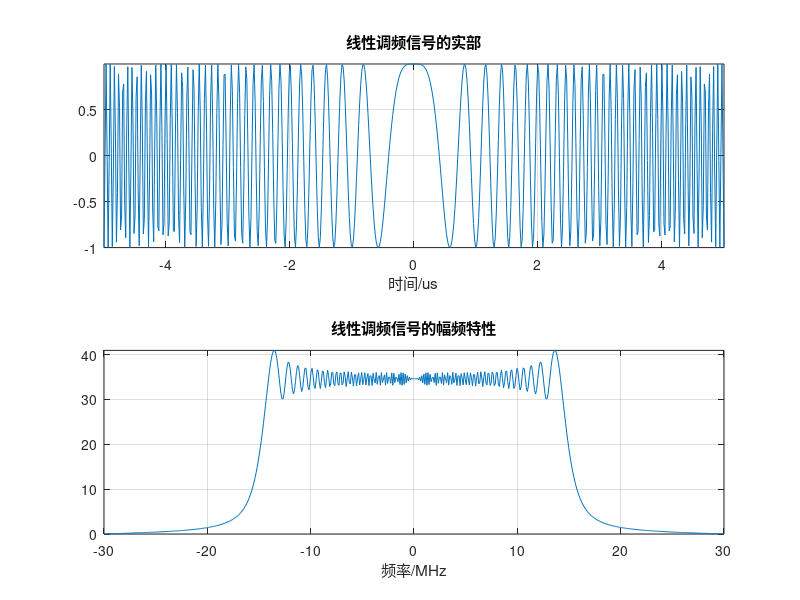

MATLAB code to generate this figure:
%%线性调频信号
clear all;
close all;
T=10e-6;                                  %p脉冲持续时间10us
B=30e6;                                   %线性调频信号的频带宽度30MHz
K=B/T;                                      %调频斜率
Fs=2*B;Ts=1/Fs;                      %采样频率和采样间隔
N=T/Ts;
t=linspace(-T/2,T/2,N);
St=exp(j*pi*K*t.^2);                    %线性调频信号
subplot(211)
plot(t*1e6,real(St));
xlabel('时间/us');
title('线性调频信号的实部');
grid on;axis tight;
subplot(212)
freq=linspace(-Fs/2,Fs/2,N);
plot(freq*1e-6,fftshift(abs(fft(St))));
xlabel('频率/MHz');
title('线性调频信号的幅频特性');
grid on;axis tight;
